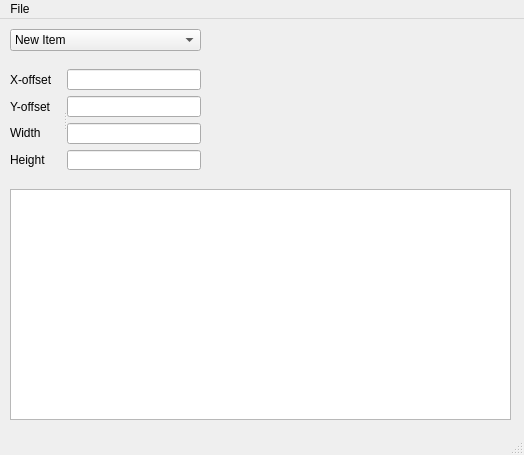
<?xml version="1.0" encoding="UTF-8"?>
<ui version="4.0">
 <class>MainWindow</class>
 <widget class="QMainWindow" name="MainWindow">
  <property name="geometry">
   <rect>
    <x>0</x>
    <y>0</y>
    <width>524</width>
    <height>455</height>
   </rect>
  </property>
  <property name="windowTitle">
   <string>MainWindow</string>
  </property>
  <widget class="QWidget" name="centralwidget">
   <widget class="QComboBox" name="comboBox">
    <property name="geometry">
     <rect>
      <x>10</x>
      <y>10</y>
      <width>191</width>
      <height>22</height>
     </rect>
    </property>
    <item>
     <property name="text">
      <string>New Item</string>
     </property>
    </item>
   </widget>
   <widget class="QLabel" name="label_5">
    <property name="geometry">
     <rect>
      <x>226</x>
      <y>12</y>
      <width>281</width>
      <height>141</height>
     </rect>
    </property>
    <property name="minimumSize">
     <size>
      <width>50</width>
      <height>50</height>
     </size>
    </property>
    <property name="maximumSize">
     <size>
      <width>300</width>
      <height>300</height>
     </size>
    </property>
    <property name="text">
     <string/>
    </property>
   </widget>
   <widget class="QTextBrowser" name="debug">
    <property name="geometry">
     <rect>
      <x>10</x>
      <y>170</y>
      <width>501</width>
      <height>231</height>
     </rect>
    </property>
   </widget>
   <widget class="QSplitter" name="splitter">
    <property name="geometry">
     <rect>
      <x>10</x>
      <y>50</y>
      <width>191</width>
      <height>101</height>
     </rect>
    </property>
    <property name="orientation">
     <enum>Qt::Horizontal</enum>
    </property>
    <widget class="QWidget" name="">
     <layout class="QVBoxLayout" name="verticalLayout_2">
      <item>
       <widget class="QLabel" name="label">
        <property name="text">
         <string>X-offset</string>
        </property>
       </widget>
      </item>
      <item>
       <widget class="QLabel" name="label_2">
        <property name="text">
         <string>Y-offset</string>
        </property>
       </widget>
      </item>
      <item>
       <widget class="QLabel" name="label_3">
        <property name="text">
         <string>Width</string>
        </property>
       </widget>
      </item>
      <item>
       <widget class="QLabel" name="label_4">
        <property name="text">
         <string>Height</string>
        </property>
       </widget>
      </item>
     </layout>
    </widget>
    <widget class="QWidget" name="">
     <layout class="QVBoxLayout" name="verticalLayout">
      <item>
       <widget class="QLineEdit" name="lineEdit"/>
      </item>
      <item>
       <widget class="QLineEdit" name="lineEdit_2"/>
      </item>
      <item>
       <widget class="QLineEdit" name="lineEdit_3"/>
      </item>
      <item>
       <widget class="QLineEdit" name="lineEdit_4"/>
      </item>
     </layout>
    </widget>
   </widget>
  </widget>
  <widget class="QMenuBar" name="menubar">
   <property name="geometry">
    <rect>
     <x>0</x>
     <y>0</y>
     <width>524</width>
     <height>21</height>
    </rect>
   </property>
   <widget class="QMenu" name="menuFile">
    <property name="title">
     <string>File</string>
    </property>
    <addaction name="actionQuit"/>
   </widget>
   <addaction name="menuFile"/>
  </widget>
  <widget class="QStatusBar" name="statusbar"/>
  <action name="actionQuit">
   <property name="text">
    <string>Quit</string>
   </property>
  </action>
 </widget>
 <resources/>
 <connections/>
</ui>
